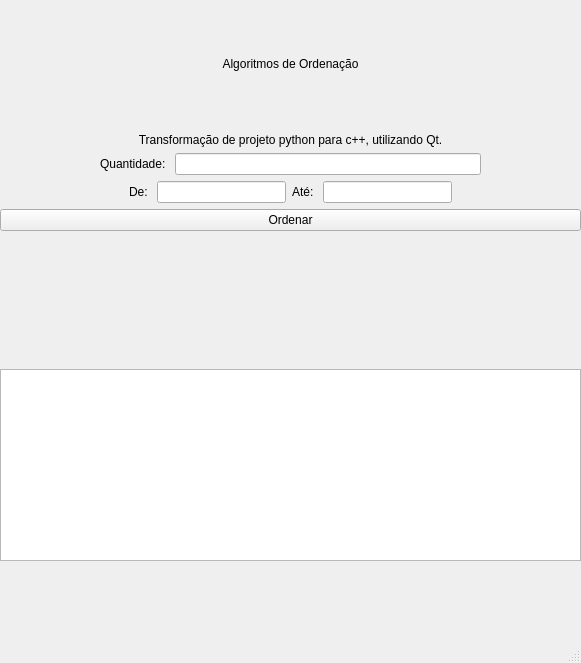
<?xml version="1.0" encoding="UTF-8"?>
<ui version="4.0">
 <class>MainWindow</class>
 <widget class="QMainWindow" name="MainWindow">
  <property name="geometry">
   <rect>
    <x>0</x>
    <y>0</y>
    <width>581</width>
    <height>663</height>
   </rect>
  </property>
  <property name="sizePolicy">
   <sizepolicy hsizetype="Preferred" vsizetype="Expanding">
    <horstretch>0</horstretch>
    <verstretch>0</verstretch>
   </sizepolicy>
  </property>
  <property name="windowTitle">
   <string>MainWindow</string>
  </property>
  <widget class="QWidget" name="centralwidget">
   <widget class="QWidget" name="verticalLayoutWidget_2">
    <property name="geometry">
     <rect>
      <x>0</x>
      <y>0</y>
      <width>581</width>
      <height>561</height>
     </rect>
    </property>
    <layout class="QVBoxLayout" name="verticalLayout_2">
     <item>
      <widget class="QLabel" name="label">
       <property name="sizePolicy">
        <sizepolicy hsizetype="Preferred" vsizetype="Minimum">
         <horstretch>0</horstretch>
         <verstretch>0</verstretch>
        </sizepolicy>
       </property>
       <property name="text">
        <string>Algoritmos de Ordenação</string>
       </property>
       <property name="alignment">
        <set>Qt::AlignCenter</set>
       </property>
      </widget>
     </item>
     <item>
      <widget class="QLabel" name="label_3">
       <property name="sizePolicy">
        <sizepolicy hsizetype="Preferred" vsizetype="Fixed">
         <horstretch>0</horstretch>
         <verstretch>0</verstretch>
        </sizepolicy>
       </property>
       <property name="text">
        <string>Transformação de projeto python para c++, utilizando Qt.</string>
       </property>
       <property name="alignment">
        <set>Qt::AlignCenter</set>
       </property>
      </widget>
     </item>
     <item>
      <layout class="QHBoxLayout" name="horizontalLayout">
       <item>
        <spacer name="horizontalSpacer_2">
         <property name="orientation">
          <enum>Qt::Horizontal</enum>
         </property>
         <property name="sizeType">
          <enum>QSizePolicy::Fixed</enum>
         </property>
         <property name="sizeHint" stdset="0">
          <size>
           <width>100</width>
           <height>20</height>
          </size>
         </property>
        </spacer>
       </item>
       <item>
        <widget class="QLabel" name="label_2">
         <property name="text">
          <string>Quantidade: </string>
         </property>
        </widget>
       </item>
       <item>
        <widget class="QLineEdit" name="tamanhoEdit"/>
       </item>
       <item>
        <spacer name="horizontalSpacer">
         <property name="orientation">
          <enum>Qt::Horizontal</enum>
         </property>
         <property name="sizeType">
          <enum>QSizePolicy::Fixed</enum>
         </property>
         <property name="sizeHint" stdset="0">
          <size>
           <width>100</width>
           <height>20</height>
          </size>
         </property>
        </spacer>
       </item>
      </layout>
     </item>
     <item>
      <layout class="QHBoxLayout" name="horizontalLayout_4">
       <item>
        <spacer name="horizontalSpacer_3">
         <property name="orientation">
          <enum>Qt::Horizontal</enum>
         </property>
         <property name="sizeHint" stdset="0">
          <size>
           <width>40</width>
           <height>20</height>
          </size>
         </property>
        </spacer>
       </item>
       <item>
        <widget class="QLabel" name="label_4">
         <property name="text">
          <string>De: </string>
         </property>
        </widget>
       </item>
       <item>
        <widget class="QLineEdit" name="minEdit"/>
       </item>
       <item>
        <widget class="QLabel" name="label_5">
         <property name="text">
          <string>Até: </string>
         </property>
        </widget>
       </item>
       <item>
        <widget class="QLineEdit" name="maxEdit"/>
       </item>
       <item>
        <spacer name="horizontalSpacer_4">
         <property name="orientation">
          <enum>Qt::Horizontal</enum>
         </property>
         <property name="sizeHint" stdset="0">
          <size>
           <width>40</width>
           <height>20</height>
          </size>
         </property>
        </spacer>
       </item>
      </layout>
     </item>
     <item>
      <widget class="QPushButton" name="btOrdena">
       <property name="sizePolicy">
        <sizepolicy hsizetype="MinimumExpanding" vsizetype="Fixed">
         <horstretch>0</horstretch>
         <verstretch>0</verstretch>
        </sizepolicy>
       </property>
       <property name="text">
        <string>Ordenar</string>
       </property>
      </widget>
     </item>
     <item>
      <widget class="QLabel" name="labelResult">
       <property name="text">
        <string/>
       </property>
      </widget>
     </item>
     <item>
      <widget class="QListWidget" name="listWidget">
       <property name="sizePolicy">
        <sizepolicy hsizetype="Expanding" vsizetype="Preferred">
         <horstretch>0</horstretch>
         <verstretch>0</verstretch>
        </sizepolicy>
       </property>
      </widget>
     </item>
    </layout>
   </widget>
  </widget>
  <widget class="QMenuBar" name="menubar">
   <property name="geometry">
    <rect>
     <x>0</x>
     <y>0</y>
     <width>581</width>
     <height>23</height>
    </rect>
   </property>
  </widget>
  <widget class="QStatusBar" name="statusbar"/>
 </widget>
 <resources/>
 <connections/>
</ui>
